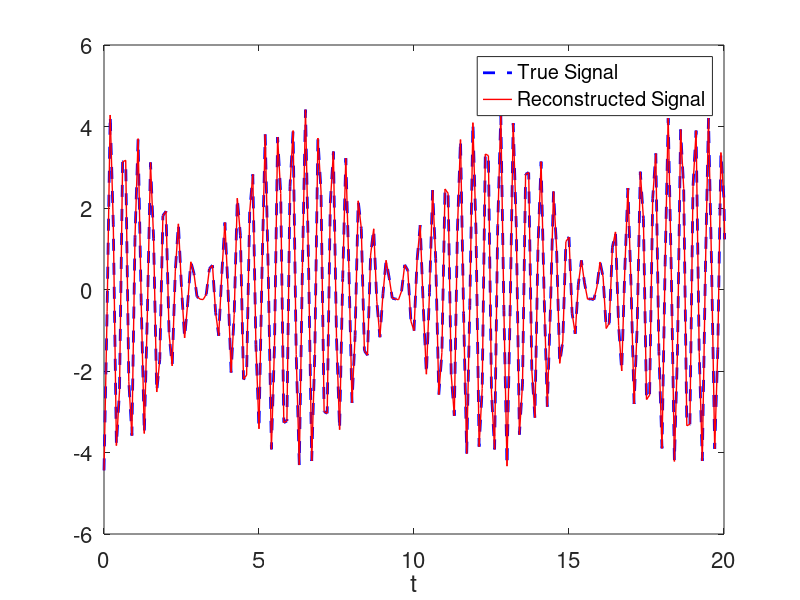

Write the MATLAB code that produced this figure. (Note: this script raises an error after producing the figure.)
% -------------------------------------------------------------------------
% Delay Coordinate Dynamic Mode Decomposition 
%
% This code applies the delay-coordinate DMD approach to scalar time series.
% There are two examples included: one synthetic example generated from a
% simple linear span of sines and cosines with differing frequencies and 
% another from the measurements of the nonlinear oscillations of the Van 
% der Pol oscillator. We further take the SVD of the Hankel matrix 
% associated to the Van der Pol measurements to demonstrate the nearly 
% linear oscillation of the observables coming from the left singular
% vectors in U.
%
% This script accompanies Section 2.1.1 of Computational Methods for
% Dynamical Systems. 
%
% Author: Jason J. Bramburger
% -------------------------------------------------------------------------

% Clean workspace
clear all; close all; clc

%% Simple synthetic example -----------------------------------------------
% Applying delay-cordinate DMD to a simple signal which is a linear 
%  span of sines and cosines with random frequencies between 0 and 20.  

% Generate data
dt = 0.1;
t = 0:dt:40;
numOsc = 2; 
x = zeros(1,length(t));

% Randomize frequencies and choice of sine or cosine
om = randi([0 20],numOsc,1);
sin_or_cos = randi([0 1],numOsc,1);
coeffs = 10*rand(numOsc,1) - 5;

% Create signal: x(t) = c_1*f_1(om_1*t) + c_2*f_2(om_2*t) + ... 
%   f_i are randomized to be either sine or cosine
for i = 1:numOsc
   
    if sin_or_cos(i) == 1
        x = x + coeffs(i)*sin(om(i)*t);
    else
        x = x + coeffs(i)*cos(om(i)*t);
    end
    
end

% Hankel matrix
delays = 2*numOsc; % tau = delays - 1
xd = hankel(x(1:delays+1),x(delays+1:end))';

% x_n+1 = a_1*x_{n - d + 1} + a_2*x_{n - d + 2} ... a_d*x_{n}  
xnp1 = xd(:,delays+1);
xn = xd(:,1:delays);
a = xn\xnp1;

% Create predicted signal
xpred = zeros(length(x),1);
xpred(1:delays) = x(1:delays); %xpred(1) = x(1), ... , xpred(d) = x(d) 

for j = delays+1:length(x)
    for k = 1:delays
       xpred(j) = xpred(j) + a(k)*xpred(j-delays+k-1); 
    end
end

% Plot results
plot(t,x,'b--','LineWidth',2)
hold on
plot(t,xpred,'r','LineWidth',1)
xlabel('t')
set(gca,'Fontsize',16,'Xlim',[0, 20])
legend('True Signal','Reconstructed Signal')

%% Generate Nonlinear Oscillation Example ---------------------------------
% Applying delay-cordinate DMD to the highly nonlinear Van der Pol signal.  

% Clean workspace
clear all; close all; clc

% Simulate ODE
dt = 0.05;
t = 0:dt:200;
x0 = [2; 2];
[t, x] = ode45(@(t,x) VdP(t,x),t,x0);

% Plot solution
subplot(2,1,1) % x(t)
plot(t,x(:,1),'b','Linewidth',2)
xlabel('t')
ylabel('x(t)')
set(gca,'Fontsize',16)
axis tight

subplot(2,1,2) % y(t)
plot(t,x(:,2),'r','Linewidth',2)
xlabel('t')
ylabel('y(t)')
set(gca,'Fontsize',16)
axis tight

%% Time-Delay Coordinate DMD on VdP ---------------------------------------

close all

% Hankel matrix
delays = 1000;
xd = hankel(x(1:delays+1,1),x(delays+1:end,1))';

% x_n+1 = a_1*x_{n - d + 1} + a_2*x_{n - d + 2} ... a_d*x_{n}  
xnp1 = xd(:,delays+1);
xn = xd(:,1:delays);
a = xn\xnp1;

% Create predicted signal
xpred = zeros(length(x(:,1)),1);
xpred(1:delays) = x(1:delays,1); %xpred(1) = x(1), ... , xpred(d) = x(d) 

for j = delays+1:length(x)
    for k = 1:delays
       xpred(j) = xpred(j) + a(k)*xpred(j-delays+k-1); 
    end
end

% Plot results
figure('Position', [100, 500, 700, 250])
plot(t,x(:,1),'--','Color',[36/255 122/255 254/255],'LineWidth',2)
hold on
plot(t,xpred,'Color',[1 69/255 79/255],'LineWidth',2)
xlabel('$t$','interpreter','latex')
title(['$\tau =$ ', num2str(delays)],'interpreter','latex')
set(gca,'Fontsize',16,'Xlim',[0, t(end)/2],'Ylim',[-2.2, 2.2])
legend('True Signal','Reconstructed Signal')

%% SVD on Hankel Matrix ---------------------------------------------------

close all

% Hankel matrix
delays = 1000;
xd = hankel(x(1:delays,1),x(delays:end,1));

% Apply SVD
[U, S, V] = svd(xd); % SVD of delay matrix

% Plot SVD Results
figure('Position', [100, 500, 700, 500])
subplot(2,1,1) % Singular values
plot(diag(S)/max(diag(S)),'ko','Linewidth',2)
ylabel('$\sigma_j/\sigma_1$','interpreter','latex')
title(['$\tau =$ ', num2str(delays)],'interpreter','latex')
set(gca,'Fontsize',16,'Xlim',[0.9 min(delays+0.1,100+0.1)])

subplot(2,1,2) % Right-singular vectors
plot(t(1:end-delays+1),V(:,1),'Color',[1 69/255 79/255],'Linewidth',2)
hold on
plot(t(1:end-delays+1),V(:,2),'--','Color',[36/255 122/255 254/255],'Linewidth',2)
xlabel('$t$','interpreter','latex')
set(gca,'Fontsize',16,'Xlim',[0 t(end-delays)])
legend('$v_1(t)$','$v_2(t)$','interpreter','latex')
% 
% subplot(3,1,3) % Right-singular vectors
% plot(t(1:end-delays+1),V(:,3),'Color',[1 69/255 79/255],'Linewidth',2)
% hold on
% plot(t(1:end-delays+1),V(:,4),'--','Color',[36/255 122/255 254/255],'Linewidth',2)
% xlabel('$t$','interpreter','latex')
% set(gca,'Fontsize',16,'Xlim',[0 t(end-delays)])
% legend('$v_3(t)$','$v_4(t)$','interpreter','latex')

%% Time-Delay DMD on Low Rank Approximation of Hankel Matrix --------------

close all

% Find rank with 95% of energy
energy = 0;
energyTotal = sum(diag(S));
r = 0;
while energy <= 0.95
    r = r + 1;
    energy = energy + S(r,r)/energyTotal;
end

% Apply DMD to first r columns of V
X1 = V(1:end-1,1:r)';
X2 = V(2:end,1:r)'; 
[U2, S2, V2] = svd(X1,'econ');
A = U2'*X2*V2*diag(1./diag(S2));

% Plot eigenvalues of A
mu = eig(A);
plot(mu,'.','MarkerSize',10)
xlabel('Real Part','interpreter','latex')
ylabel('Imaginary Part','interpreter','latex')
title('Eigenvalues of the DMD Matrix','interpreter','latex')
set(gca,'Fontsize',16)


%% VdP Right-Hand-Side

function rhs = VdP(t,x)
    rhs = [x(2); -x(1) + 10*(1 - x(1)^2)*x(2)];
end
